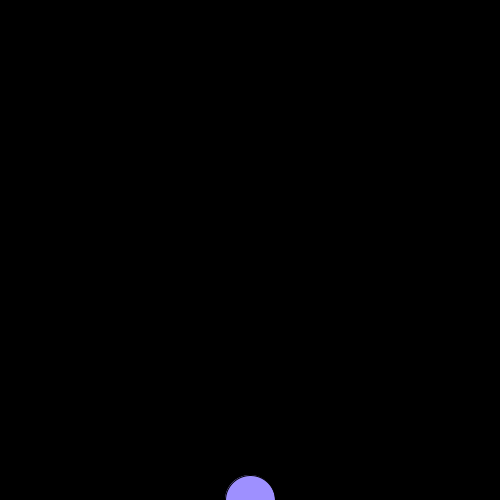
Frame 1 (no input)
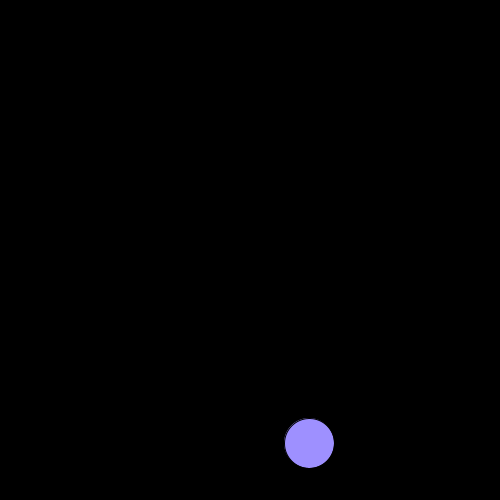
Frame 60 (the mouse pressed at the canvas centre just before this capture)
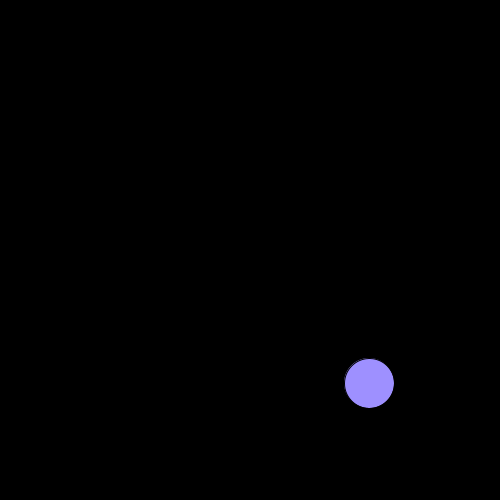
Frame 120 (the mouse held since frame 60 and released just before this capture)

The Processing sketch that drew these frames (run headless with seeded random() and noise(); from frame 60 on, the mouse is pressed at the canvas centre):

// Processing sketch: sketch_220627a
// ── sketch_220627a.pde
float circleY = 500;
float speedY = 1;
float circleX = 250;
float speedX = 1;

void setup() {
  size(500, 500);
  circleY = 500;
  speedY = 1;
  circleX = 250;
  speedX = 1;
}

void draw() {
 background (0);
 fill(#9E90FF);
 circle(circleX, circleY, 50);
 circleY = circleY + speedY;
 circleX = circleX + speedX;
 
 if(circleY > height) { // bottom wall
   speedY = -abs(speedY);
 }
 
 if(circleY < 1) { // top wall
  speedY = abs(speedY);
 }
 
 if(circleX > width) { // right wall
   speedX = -abs(speedX);

 }
 
 if(circleX < 1) { // left wall
   speedX = abs(speedX);
 }
 
}
